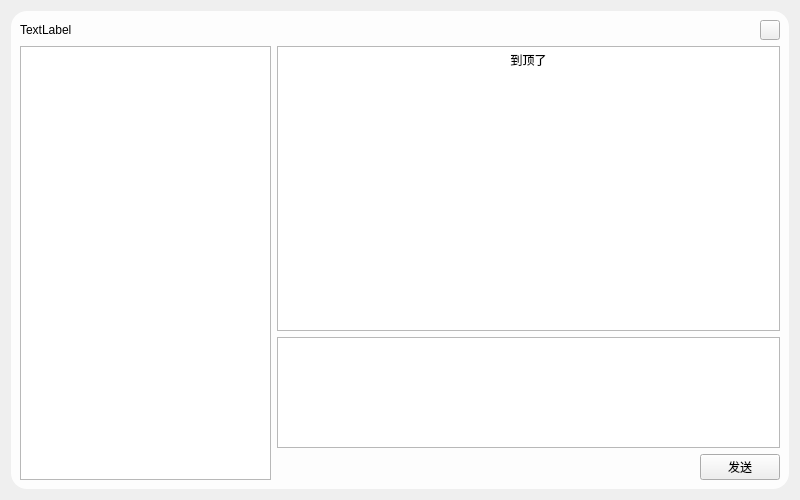
<?xml version="1.0" encoding="UTF-8"?>
<ui version="4.0">
 <class>ChatList</class>
 <widget class="QWidget" name="ChatList">
  <property name="geometry">
   <rect>
    <x>0</x>
    <y>0</y>
    <width>800</width>
    <height>500</height>
   </rect>
  </property>
  <property name="windowTitle">
   <string>Form</string>
  </property>
  <layout class="QGridLayout" name="gridLayout">
   <item row="0" column="0">
    <widget class="QFrame" name="frame">
     <property name="styleSheet">
      <string notr="true">#frame{
background-color: rgba(255, 255, 255,0.9);
border-radius: 16px;
}
QLabel{
front-color:rgb(255, 255, 255);
}</string>
     </property>
     <property name="frameShape">
      <enum>QFrame::StyledPanel</enum>
     </property>
     <property name="frameShadow">
      <enum>QFrame::Raised</enum>
     </property>
     <layout class="QGridLayout" name="gridLayout_2">
      <item row="0" column="0">
       <layout class="QHBoxLayout" name="horizontalLayout_2">
        <item>
         <widget class="QLabel" name="label">
          <property name="text">
           <string>TextLabel</string>
          </property>
         </widget>
        </item>
        <item>
         <spacer name="horizontalSpacer">
          <property name="orientation">
           <enum>Qt::Horizontal</enum>
          </property>
          <property name="sizeHint" stdset="0">
           <size>
            <width>40</width>
            <height>20</height>
           </size>
          </property>
         </spacer>
        </item>
        <item>
         <widget class="QPushButton" name="closeButton">
          <property name="maximumSize">
           <size>
            <width>20</width>
            <height>20</height>
           </size>
          </property>
          <property name="styleSheet">
           <string notr="true">#CloseButton{
border:none;
background:rgba(255,255,255,0.4);
}
#CloseButton:hover {
background: rgba(255,255,255,0.7);
}</string>
          </property>
          <property name="text">
           <string/>
          </property>
         </widget>
        </item>
       </layout>
      </item>
      <item row="1" column="0">
       <layout class="QHBoxLayout" name="horizontalLayout" stretch="1,2">
        <item>
         <widget class="QListWidget" name="listWidget"/>
        </item>
        <item>
         <layout class="QVBoxLayout" name="verticalLayout_2" stretch="2,1">
          <item>
           <widget class="QTextBrowser" name="textBrowser">
            <property name="html">
             <string>&lt;!DOCTYPE HTML PUBLIC &quot;-//W3C//DTD HTML 4.0//EN&quot; &quot;http://www.w3.org/TR/REC-html40/strict.dtd&quot;&gt;
&lt;html&gt;&lt;head&gt;&lt;meta name=&quot;qrichtext&quot; content=&quot;1&quot; /&gt;&lt;style type=&quot;text/css&quot;&gt;
p, li { white-space: pre-wrap; }
&lt;/style&gt;&lt;/head&gt;&lt;body style=&quot; font-family:'SimSun'; font-size:9pt; font-weight:400; font-style:normal;&quot;&gt;
&lt;p align=&quot;center&quot; style=&quot; margin-top:0px; margin-bottom:0px; margin-left:0px; margin-right:0px; -qt-block-indent:0; text-indent:0px;&quot;&gt;到顶了&lt;/p&gt;&lt;/body&gt;&lt;/html&gt;</string>
            </property>
           </widget>
          </item>
          <item>
           <layout class="QGridLayout" name="gridLayout_3">
            <item row="2" column="1">
             <widget class="QPushButton" name="sendButton">
              <property name="text">
               <string>发送</string>
              </property>
             </widget>
            </item>
            <item row="2" column="0">
             <spacer name="horizontalSpacer_2">
              <property name="orientation">
               <enum>Qt::Horizontal</enum>
              </property>
              <property name="sizeHint" stdset="0">
               <size>
                <width>40</width>
                <height>20</height>
               </size>
              </property>
             </spacer>
            </item>
            <item row="1" column="0" colspan="2">
             <widget class="QTextEdit" name="MessageInput"/>
            </item>
           </layout>
          </item>
         </layout>
        </item>
       </layout>
      </item>
     </layout>
    </widget>
   </item>
  </layout>
 </widget>
 <resources/>
 <connections/>
</ui>
